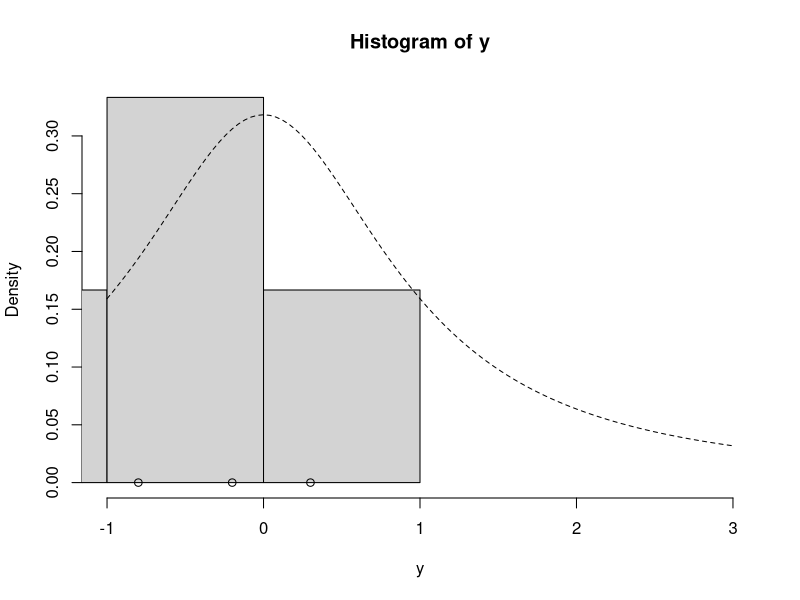
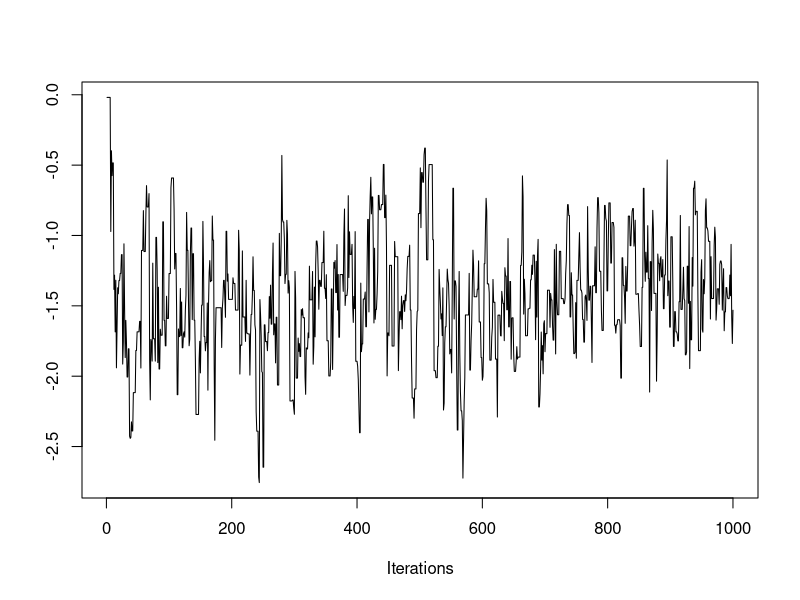
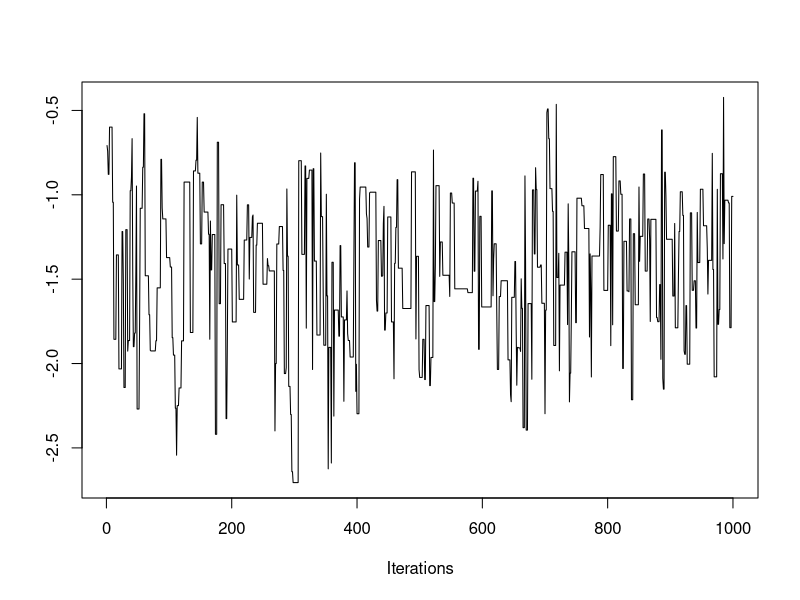
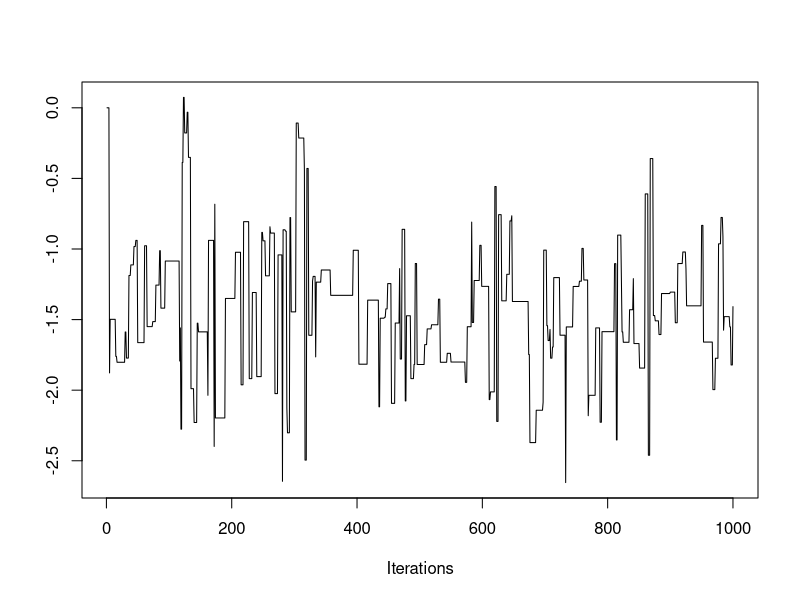
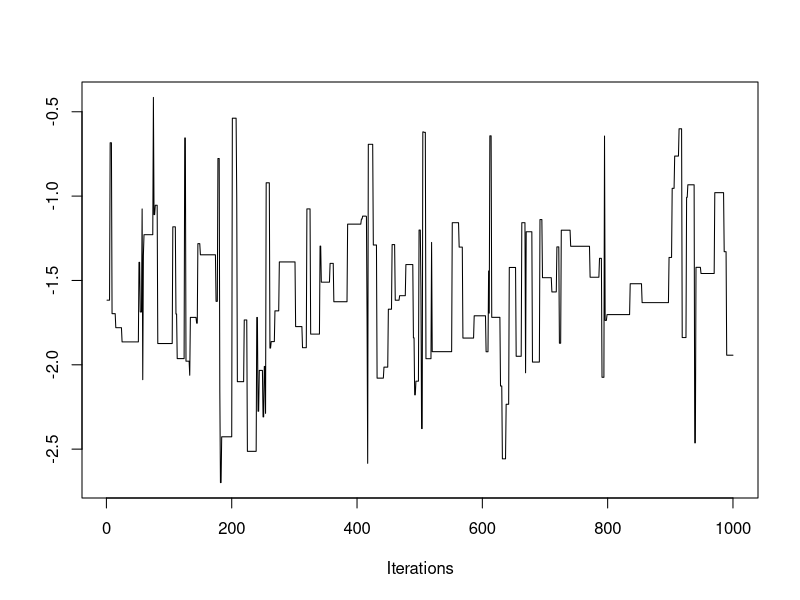

Recreate these plots in R, in order.
# log of g function
lg = function(mu, n, ybar) {
  mu2 = mu^2
  n * (ybar * mu - mu2 / 2.0) - log(1 + mu2)
}

#Metropolis Hastings 
mh = function(n, ybar, n_iter, mu_init, cand_sd) {
  ## Random-Walk Metropolis-Hastings algorithm
  
  ## step 1, initialize
  mu_out = numeric(n_iter)
  accpt = 0
  mu_now = mu_init
  lg_now = lg(mu=mu_now, n=n, ybar=ybar)
  
  ## step 2, iterate
  for (i in 1:n_iter) {
    ## step 2a
    mu_cand = rnorm(n=1, mean=mu_now, sd=cand_sd) # draw a candidate
    
    ## step 2b
    lg_cand = lg(mu=mu_cand, n=n, ybar=ybar) # evaluate log of g with the candidate
    lalpha = lg_cand - lg_now # log of acceptance ratio
    alpha = exp(lalpha)
    
    ## step 2c
    u = runif(1) # draw a uniform variable which will be less than alpha with probability min(1, alpha)
    if (u < alpha) { # then accept the candidate
      mu_now = mu_cand
      accpt = accpt + 1 # to keep track of acceptance
      lg_now = lg_cand
    }
    
    ## collect results
    mu_out[i] = mu_now # save this iteration's value of mu
  }
  
  ## return a list of output
  list(mu=mu_out, accpt=accpt/n_iter)
}

#Setup the Data
# y = c(1.2, 1.4, -0.5, 0.3, 0.9, 2.3, 1.0, 0.1, 1.3, 1.9)  #Lesson 4
y = c(-0.2, -1.5, -5.3, 0.3, -0.8, -2.2)  #quiz
ybar = mean(y)
n = length(y)
#View Data
hist(y, freq=FALSE, xlim=c(-1.0, 3.0)) # histogram of the data
curve(dt(x=x, df=1), lty=2, add=TRUE) # prior for mu
points(y, rep(0,n), pch=1) # individual data points
points(ybar, 0, pch=19) # sample mean

set.seed(43) # set the random seed for reproducibility

#Run the Metropolis Hastings
library("coda")

post = mh(n=n, ybar=ybar, n_iter=1e3, mu_init=0.0, cand_sd=0.5)
str(post)
summary(as.mcmc(post$mu))
traceplot(as.mcmc(post$mu))

#------sd 1.5 gives acceptance of 0.3 which is between 23-50%
post = mh(n=n, ybar=ybar, n_iter=1e3, mu_init=0.0, cand_sd=1.5)
post$accpt
summary(as.mcmc(post$mu))
traceplot(as.mcmc(post$mu))

post = mh(n=n, ybar=ybar, n_iter=1e3, mu_init=0.0, cand_sd=3.0)
post$accpt
traceplot(as.mcmc(post$mu))
summary(as.mcmc(post$mu))

post = mh(n=n, ybar=ybar, n_iter=1e3, mu_init=0.0, cand_sd=4.0)
post$accpt
summary(as.mcmc(post$mu))
traceplot(as.mcmc(post$mu))